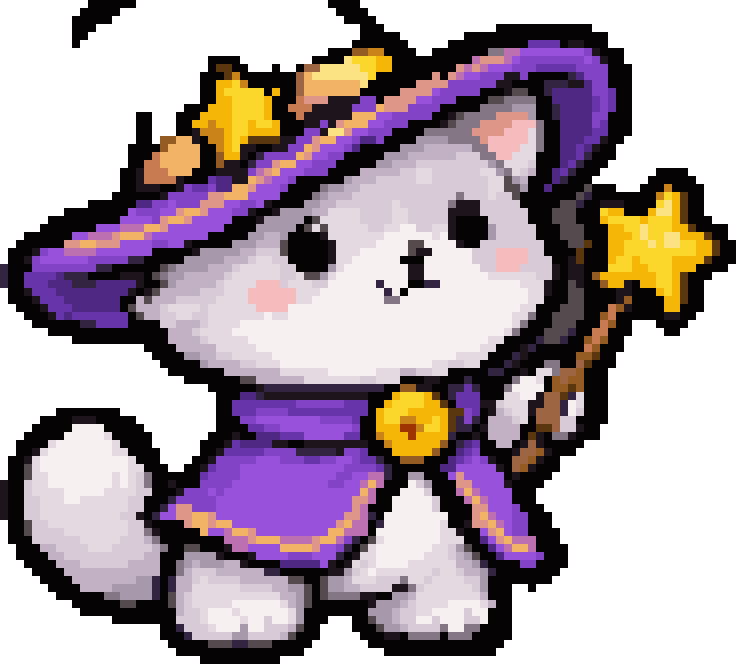

Recreate this plot in Python.
#!/usr/bin/env python3
"""Pixel art reproducido de forma exacta. Generado por la skill pixel-art-exact.

Requiere solo Pillow:  pip install pillow
Uso:  python sprite.py                 -> guarda sprite.png
      from sprite import render; render(scale=8).save("x.png")
"""
from PIL import Image, ImageDraw

# Paleta: símbolo -> (R, G, B). '.' es el fondo.
PALETTE = {
    ".": (255, 255, 255),
    "A": (5, 3, 4),
    "B": (247, 240, 240),
    "C": (228, 217, 225),
    "D": (216, 203, 215),
    "E": (152, 81, 219),
    "F": (130, 67, 199),
    "G": (30, 21, 28),
    "H": (194, 176, 196),
    "I": (245, 182, 8),
    "J": (168, 152, 171),
    "K": (104, 52, 169),
    "L": (78, 40, 131),
    "M": (51, 37, 66),
    "N": (85, 75, 79),
    "O": (251, 215, 44),
    "P": (242, 179, 102),
    "Q": (222, 150, 137),
    "R": (132, 118, 133),
    "S": (188, 112, 177),
    "T": (246, 188, 189),
    "U": (90, 55, 14),
    "V": (148, 92, 35),
    "W": (251, 226, 130),
    "X": (158, 101, 67),
    "Y": (200, 123, 80),
    "Z": (202, 131, 24),
    "a": (159, 52, 2),
}

# Cada fila = una fila de píxeles lógicos; cada letra = un color de PALETTE.
ROWS = [
    ".........................................AAAA...............................................",
    "..........................................AAAA..............................................",
    "...........................................AAAA.............................................",
    ".............................................AAA..............AAAAAAAAAAAA..................",
    ".............................................AAAAA........AAAAAAAAAAAAAAAAAA................",
    "............................................AAAAAAA.....AAAAAAAAAAKKKKAGGAAA................",
    ".........................................AAAVVZZAAAA..AAAAAAARRSSEEEEEEEEFGAAA..............",
    "..........................AAAA.........AAAAWOOOIIAAAAAAAAAASQQQSEFFFFFFFFEFGAA..............",
    "..........................AUUAA...A..AXXWWWWWOOIIAAAAAAAAQSQSEEEFFFKKKKKFFFFAAA.............",
    ".........................AAAUZAAAAAAAXPWWWWWWWOAAAAAAAQAQSEEFFFGGFAAAAAMLFFFAAA.............",
    ".........................AAIIOZAAAAAAXPPPPPPPWAAAAAAQQQQFFFFFFGGAAAAMMMGGLFFAAA.............",
    ".........................AAIOOOOOAIAAXPPPPPPPAAAAAQQQQEFFFFFAAAGNNAAMLLLLLFFKAA.............",
    ".........................AAIIOOOOIAAAYQQQGGGGFFAQQQQEEFFFAAAANNRRRRAALLLLLKFKAA.............",
    ".......................AAAIIIOOOOIAAYYYGGGGGFFFPQQQFFFFAAAAARRRRJJJAAMLLLLKFKAA.............",
    ".................AA...AAAIIIIOOOOIAAAYGGGGGGPPPEEFFFFFAAGNRRRRQQQQJAAMLLLLFFAAA.............",
    ".................AA...AAIIZIIOOIOOIAAAGGFGQPPPEEFFFAAAAGNRRRQQQQTTTRAALLLLFKAAA.............",
    ".................AA...AAGZZZIOOIIIIAAAFFGWWQEEFFFAAAARRRRRRQQQQTTTCRAALLLLKKAAA.............",
    ".................AA.VVPPGAZZIOIUUUUGGFFQPPEEFLLFAAAAJJJJRRRRQTTTTTCRAALLLKKGAA..............",
    "................AAAAVPPPPAAZIOGGAAGGFFPQEEEFLAAAAAJJJHHHHHHRRTTTTCCRAALLKLGAA...............",
    "................AAAYPPPPPAAVIIGAMFFFFPQEEFFAAAAAJJJHHHHHHDDDRRTTCCCAAALLKMAAA...............",
    "................AAYYPPPPPAAVGGAMFFQPPEEFFFAAAAAJJHHHDDDDDDDDDJRCCCDAAALKMAAA................",
    "...............AAGYYYPPPAAAGGGGFSQPEEEFFFAAAAHHHHHDDCCDDDDDDCCJRCDHAALKMAAA.......AAAA......",
    "...............AAGYYYYGAAAKLLGGPQSEEFAAAAAAJHHHDDDDDCCDDDDDDDCCNJHAAALMAAA.......AAAAAA.....",
    "...............AAGGGAAGFKKFLLPPQEEEFAAAARJJHHDDDDDDDDDDDDDDDDCCNNJAALAAAANAAA...AAAZAAAA....",
    "..............AAAAAAGFFFFFQQPPPEEEEAAAARJHHHDDDDDDDDDDDDDRDDDCDDNAAAAAAANMAAAAAAAAZOIUAA....",
    "...........AAAAAALLFFEFFFQQQEEFFEGAAAAJJHHDDDDDDDCDDDDDDRGGGDDDDDAAAAANNMAAGGGAAAAOWIUAA....",
    "........AAAAAAAAEFFFEEQPPQEEEFFGAAGJJJJHHCCCCDDDDCCDDDDDGGGGDDDDDDAAANNNAAAOIIAAAIWWIUAA....",
    "......AAAAAAAAAEEEEFQPPQEEEEEAAAGJJJJJANCCCCCDDDDCCDDDDDGAAAADDDDDAAANNNAAAIOOOOIOOOIUAAA...",
    ".....AAAAAAAEEESSSPPQEEEEEEEAAAAJJJJJANCNCCCCCDDCCBBDDCCGAAAAJDDDDDAAANNNAAAIIOOWOOOIIUAAAA.",
    "...AAAAAAEESSSQPPPSEEEEEEEAAAAAJJHHJAAAAGCCCCCCCBBBBBBCBGAAAAJDDDDDAAANNNAAAIIIOWOOWWIIIUAA.",
    "..AAAAAAQQPPQQQEEEEFFEEGAAAAAJJJHHHNAAAAAGCCCCCBBBBNNBBBBGAADDDDDDDDAAANNUAAIIOOOWOWWOOIIUAA",
    ".AAAGFEESSSSEEEEEEEAAAAAGJJJJJHHDDDNAAAAAGCCCBBBBBBNGGBBBBBDDDTTTTDDAAAAUAAAIIOOOOOOOOOIIUAA",
    ".AAGFEEEEEEFFFFFMMAAAAAJJJJJHHHDCCDDAAAAAGCCBBBBBBAAABBBBBBDDDTTTTDDDAAGUAAAIOOIOOOOIIIIUAAA",
    "MAAAFFFFFFFFMMAAAAAANRJJJJHHHDCCCCCDDAAAAJCBBBBBBBBGGBBBBBBBDDTTTDDDDGAGGAAAOOOIIOOOIIIAAAA.",
    "MAAKKKKLMMMAAAAGGGANRJJHHHHHDCCCCCCDDCNNJCBBBBBBBBBGGBBBBBBBBCCCCCCDDGAGGAVIIIIIIIOOIUAAA...",
    "MAAKKKLLLMMMLLLLLGAANJHHHHHDCCCCTTTDCCCDDBBBBBBMBBBAAMMBBBBBBBBBBCCCGAANGAAVIIGAIIOOIUAA....",
    ".AAGKKKLLLLLLLLLGAGNHHHHHDDDCCCTTTTTTCCCBBBBBBBBMBABBBBBBBBBBBBBBBCCGAANNAAAAGGAAAIOIUAA....",
    ".AAAGKKKLLLLLLLAAHNHHHDDDDDCCCCTTTTTTCCBBBBBBBBBRRBBBBBBBBBBBBBBBBCCAAANNAAAAGVAAAAIIUAA....",
    "..AAAGKKKLLLLLLANHHHDCCCCDCCCCCCTTTTBBBBBBBBBBBBBBBBBBBBBBBBBBBBBCCAAANNNAAAYVGAAAAIIAAA....",
    "...AAAGKLKKKKKKKANHHDDCCDDCCCCCCCBCCBBBBBBBBBBBBBBBBBBBBBBBBBBBBCCRAANNNNAAVYAAAAAAGGAA.....",
    "....AAAAAAMMKKKKAAAADDHHHDCCCCBBBBBBBBBBBBBBBBBBBBBBBBBBBBBBBBBBCRAAANNNAAAYVAA...AAAA......",
    "......AAAAAAAAAAAAAAAHHHDCCCCBBBBBBBBBBBBBBBBBBBBBBBBBBBBBBBBBBCRAAANNNMAAYYAAA....AA.......",
    ".........AAAAAAAAAAAAHHHHDCCCCCBBBBBBBBBBBBBBBBBBBBBBBBBBBBBBCCAAAAMNNMAAVYVAA..............",
    "..................AAAAHHHHHCCCCCBBBBBBBBBBBBBBBBBBBBBBBBBBBBCCAAAGMAAAAAAYVAAA..............",
    "...................AAAAJJHHDDCCCCCBBBBBBBBBBBBBBBBBBBBBBBCCCCAAAMGAAAAAAVVUAA...............",
    "....................AAAAAJHHHHDDCCCBBBBBBBBBBBBBBBBBBBCCDDCCAAAMGAAARRAAXUAAA...............",
    ".....................AAAAAAAHHHHHHHCCCCCCBBBBBBCCCHHDDCCAAAAAMMAAGACCRXXVAAA................",
    ".......................AAAAAAANNHHHHHHCCCCCCCDDCCCAAAGGAAAMAAAAARBBCAVXVVAAA................",
    "..........................AAAAAAGMMMMMMMMMMMMMMMAAVVGGAAMMKMAAARBBBBAVVUVAAA................",
    "...........................AAALLMGGGGGGGGGGGGGAAAIOOOIUAMKKKAAACCBBGXXUMCAAA................",
    "...........................AAKKKKKKKKFFFFFFKKKAAIOOOOIIUAKKKGGDCCCGGXXMBCAAA................",
    ".......AAAAAAAA............AAKKKFFFFKKKKKKKKKKAIOOOIIIIIUUFKAGHDCCGXXXMBDAAA................",
    ".....AAAAGGGAAAAA..........AAAFFEEEEEEEEFFFFKAAIOOZZIIOIUMFMAHHHDCAXXXDDAAAA................",
    "....AAAAABBBBAAAAA.........AAAAKKFFEEEEEEEEEFAAIIIaaZOOIUMMAGHHHHAAUUXDDGAA.................",
    "...AAAAABBBBBCAAAAA.......AAAGAALLLKKKEEEEEKKAAZIIIaIIIIMAAGAHHHHAUGARRGAAA.................",
    "..AAAACBBBBBBBCAAAA......AAAGKLLLLGGAAGGGGGGGGAAZIIIIIIVAMLKAAHHAGXGAAAAA...................",
    "..AAGCBBBBBBBBCCAAAA.....AAGKKKKKFFFFMMMMMGFFKAAAIIIIIVAALKFAAAAGXXVGAAA....................",
    ".AAGCBBBBBBBBBBBCAAA....AAGFFFFFEEEFFFKKFFEEFKKMAAVVVAAALKFEFGAAXXVGAA......................",
    ".AANCBBBBBBBBBBBCCAAA..AAGKFFFEEEEEEEEEEEEEFFFFKMAAAAAALLEEEEEGAXVGAAA......................",
    ".AANCCBBBBBBBBCBCDRAAAAAAKFFFFEEEEEEEEEEEEFFEESSMAAJJAAAEQEEEEEAGAAAA.......................",
    "GAADCCBBBBBBBBCBCDRAAGAAAFFFFEEEEEEEEEEEEFFEESPSAAABDJAAAQQEEEEGAAAA........................",
    "GAADCCCCBBBBBCCCCDDAAAGFFFEFEEEEEEEEEEEEEEEEEPSAAABBBDAAASPSEEEEAAA.........................",
    "GAADDCCCBBCCCCCCDDAAAMFFFFFEEEEEEEEEEEEEEEEEQQSAABBBBBDAAASPSEEEAAA.........................",
    "GAADDCCCCCCCCCCCDDAAMEQQFFFEEEEEEEEEEEEEEEEEQSAAABBBBBDAAAAQQEEEFAAA........................",
    "GAADDCCCCCCCCCCDDGAMEEQQPPQEEEEEEEEEEEEEEEEQQSMABBBBBBBBAAAQPSEEFFAAA.......................",
    ".AANDDCCCCCCCCCCDDGAAAAQPPQPPEEEEEEEEEEEEEQPSSAMBBBBBBBCAAGQQPSEFFAAA.......................",
    ".AANDDDDCCCCCCCCDDRGAAAAAPEESPPQEEEEEEEEEPPSSSABBBBBBBBCCGAAEQPEFFAAAA......................",
    ".AAADDDDDDCCCCCDDDHRAAAAAAAASSSQPPPSSSSQPPSFMANCBBBBBBBCCCAALEQPSSSAAA......................",
    "..AAAHHDDDDCCCDDDDDHRAANNAAAGSSEEEEPPPPQEEFMANCBBBBBBBCCDJNAALESPPSAAAA.....................",
    "..AAAAHHDDDDDDDDDDHHAAAJJJJGAAAGEEEEFFFEEEMAGCCBBBBBBCCCDHJNAALEEEEFAAA.....................",
    "...AAAAHHHDDDDDDHHHHAARJHJJJHHGAAAALLLLLEGAGCDCBBBBCCCCCCHHJMAAAAFFAAAA.....................",
    "....AAAAHHHHHHHHHHHHAARHDDDHHHHHHMMAAAAAAGGJDCBCCCCCCCDCCDHHJMAAAAAAAA......................",
    ".....AAAAHHHHHHHHJJMAMHHDCDDDDHHHHHHNNAANJJHCCCDDDRCCDCCCCDDJAAAAAAAA.......................",
    "......AAAAHHHHJJJJJMAMHHCCCCCCDDDDHHJJNANJJHHDDDDGGRDCCCCCCDJAAA..A.........................",
    ".......AAAAAARRJJJJMANHDCCCCCCCCCCCHHJNANRRRRGGAAJJHCCCCCCCCHAAA............................",
    ".........AAAAAANNAAAANHDCCCCCBBBBBBCHJNAAAAAAAGJJJHDCCCCBBBBCHAA............................",
    "..........AAAAAAAAAAAAHDDCBBBCBBBBBBCJAAAAAAAAJJJHDDCCBBBBDBBAAA............................",
    "..............AAAAAAAADDDCBBBBCBBDBBCJAAA...AANJJHDDBBDBBBDDBAAA............................",
    "....................AAMDDDCBBBJBBDDDHNAA....AAANJJHDDDDRBBRRAAAA............................",
    "....................AAAMDDDDDJJDDDDHNAAA.....AAAGGARRRRARRRAAAAA............................",
    ".....................AAAAANNNMMNNNAAAAA.......AAAAAAAAAAAAAAAAA.............................",
    "......................AAAAAAAAAAAAAAAA..........AAAAAAAAAAAAAA..............................",
    ".........................AAAAAAAAAA.........................................................",
]

BACKGROUND = "."
CELL_X, CELL_Y = 1, 1      # tamaño original de cada píxel lógico en la imagen de origen
OFFSET_X, OFFSET_Y = 0, 0
CANVAS = (92, 83)              # tamaño original del lienzo


def _bounds(k, cell, offset):
    import math
    return math.floor(offset + k * cell), math.floor(offset + (k + 1) * cell)


def render(scale=None, transparent=False):
    """Dibuja el sprite SIN suavizado (rectángulos sólidos).

    scale=None  -> reproduce la imagen original (celda 1x1, lienzo 92x83).
    scale=int   -> sprite de 92x83 px ampliado por un entero, sin márgenes.
    transparent -> el fondo pasa a ser transparente (RGBA).
    """
    mode = "RGBA" if transparent else "RGB"
    if scale is None:
        cx, cy, ox, oy, size = CELL_X, CELL_Y, OFFSET_X, OFFSET_Y, CANVAS
    else:
        cx = cy = scale
        ox = oy = 0
        size = (len(ROWS[0]) * scale, len(ROWS) * scale)
    bg = PALETTE[BACKGROUND]
    bg_fill = (*bg, 0) if transparent else bg
    img = Image.new(mode, size, bg_fill)
    d = ImageDraw.Draw(img)
    for r, row in enumerate(ROWS):
        y0, y1 = _bounds(r, cy, oy)
        for c, ch in enumerate(row):
            if ch == BACKGROUND:
                continue
            x0, x1 = _bounds(c, cx, ox)
            d.rectangle([x0, y0, x1 - 1, y1 - 1], fill=(*PALETTE[ch], 255) if transparent else PALETTE[ch])
    return img


if __name__ == "__main__":
    render().save("sprite.png")
    print("Guardado sprite.png")
